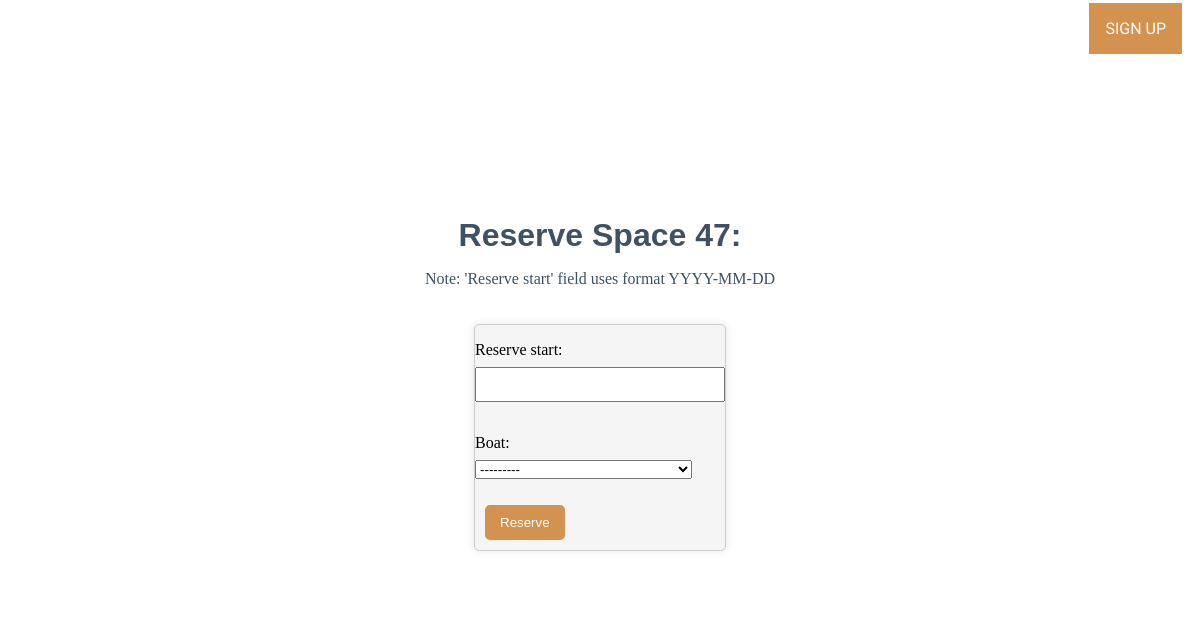
The page /marina/edit_boatspace/47/ on the database as committed earlier.
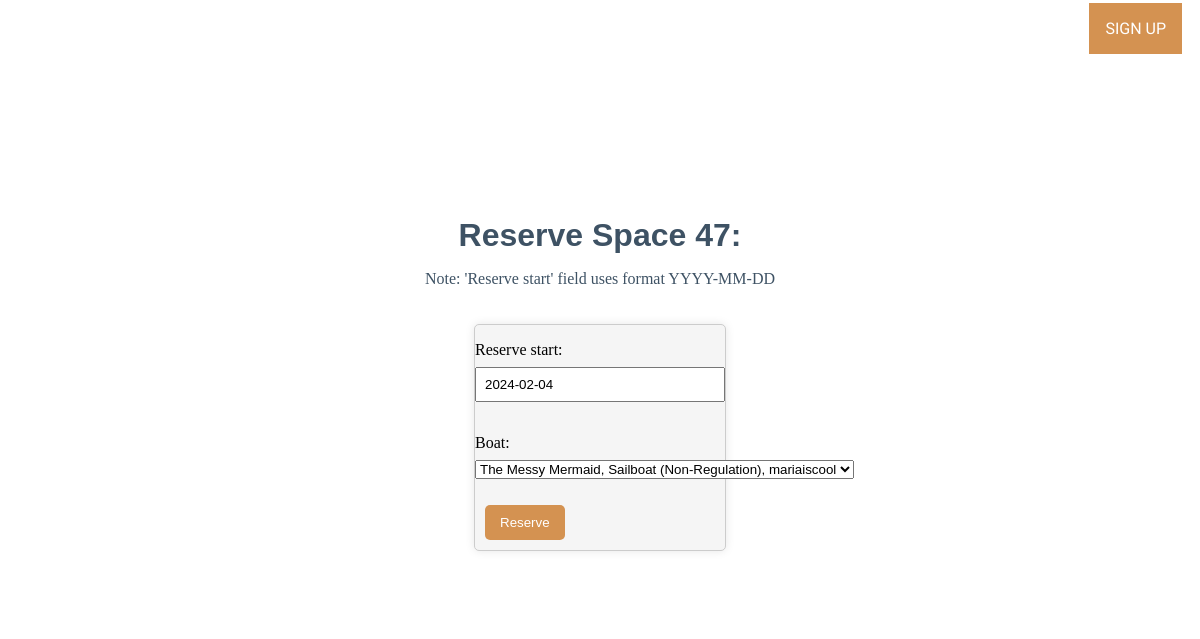
The same page on the database as committed later.
### marina/models.py (models this page shows, shortened)
class BoatSpace(models.Model):
    availability_status = models.BooleanField(default=True)
    reserve_start = models.DateField(null=True, blank=True)
    reserve_end = models.DateField(null=True, blank=True)
    boat = models.ForeignKey(Boat, null=True, on_delete=models.SET_NULL)

### marina/views.py (the view)
# urls.py: path('edit_boatspace/<int:boatspace_id>/', views.edit_boatspace, name='edit_boatspace')
def edit_boatspace(request, boatspace_id):
    boatspace = get_object_or_404(BoatSpace, pk=boatspace_id)
    if request.method == 'POST':
        form = BoatSpaceForm(request.POST, instance=boatspace)
        if form.is_valid():
            form.save()
            return redirect('success')
    else:
        form = BoatSpaceForm(instance=boatspace)
    return render(request, 'marina/edit_boatspace.html', {'form': form, 'form_css': 'marina/css/forms.css', 'boatspace': boatspace})

### marina/forms.py (shortened to what this page needs)
class BoatSpaceForm(forms.ModelForm):
    class Meta:
        model = BoatSpace
        fields = ['reserve_start', 'boat']

### marina/models.py (called while the page is built)
    def __str__(self):
        return self.username

    def __str__(self):
        return f'{self.boat_name}, {self.type}, {self.owner}'

### marina/templates/marina/edit_boatspace.html (shortened to what this page needs)
{% extends 'marina/base.html' %}
{% load static %}
{% block extrahead %}
<link rel="stylesheet" href="{% static "marina/css/reserve.css" %}">
{% endblock %}
{% block content %}
<div class="outside">
<h1>Reserve Space {{boatspace.id}}:</h1>
<p id="date-note">Note: 'Reserve start' field uses format YYYY-MM-DD</p>
<div class="container">
    <form method="POST">
        {{ form.as_p }}
        <button type="submit">Reserve</button>
    </form>
</div>
</div>
{% endblock %}

Rows that differ between the two databases and show on the page:
changed BoatSpace id 47: reserve_start (not shown) → "2024-02-04"; boat "---------" → "The Messy Mermaid, Sailboat (Non-Regulation), mariaiscool"
